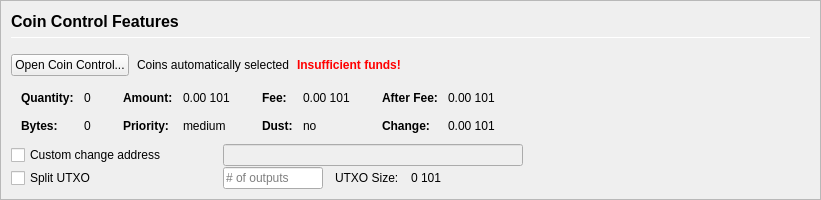
         <widget class="QFrame" name="frameCoinControl">
          <property name="sizePolicy">
           <sizepolicy hsizetype="Expanding" vsizetype="Expanding">
            <horstretch>0</horstretch>
            <verstretch>0</verstretch>
           </sizepolicy>
          </property>
          <property name="maximumSize">
           <size>
            <width>16777215</width>
            <height>16777215</height>
           </size>
          </property>
          <property name="frameShape">
           <enum>QFrame::StyledPanel</enum>
          </property>
          <property name="frameShadow">
           <enum>QFrame::Sunken</enum>
          </property>
          <layout class="QVBoxLayout" name="verticalLayoutCoinControl2">
           <property name="spacing">
            <number>0</number>
           </property>
           <property name="leftMargin">
            <number>0</number>
           </property>
           <property name="topMargin">
            <number>0</number>
           </property>
           <property name="rightMargin">
            <number>0</number>
           </property>
           <property name="bottomMargin">
            <number>0</number>
           </property>
           <item>
            <widget class="QFrame" name="frameCoinControl_BG">
             <layout class="QVBoxLayout" name="verticalLayoutCoinControl" stretch="0,0,0,0,0,0">
              <property name="spacing">
               <number>1</number>
              </property>
              <property name="leftMargin">
               <number>10</number>
              </property>
              <property name="topMargin">
               <number>10</number>
              </property>
              <item>
               <layout class="QHBoxLayout" name="horizontalLayoutCoinControl1">
                <property name="bottomMargin">
                 <number>15</number>
                </property>
                <item>
                 <layout class="QVBoxLayout" name="verticalLayout_3">
                  <property name="spacing">
                   <number>6</number>
                  </property>
                  <item>
                   <widget class="QLabel" name="labelCoinControlFeatures">
                    <property name="sizePolicy">
                     <sizepolicy hsizetype="Preferred" vsizetype="Maximum">
                      <horstretch>0</horstretch>
                      <verstretch>0</verstretch>
                     </sizepolicy>
                    </property>
                    <property name="minimumSize">
                     <size>
                      <width>0</width>
                      <height>20</height>
                     </size>
                    </property>
                    <property name="font">
                     <font>
                      <pointsize>12</pointsize>
                      <weight>75</weight>
                      <bold>true</bold>
                     </font>
                    </property>
                    <property name="styleSheet">
                     <string notr="true">font-weight:bold;</string>
                    </property>
                    <property name="text">
                     <string>Coin Control Features</string>
                    </property>
                   </widget>
                  </item>
                  <item>
                   <widget class="Line" name="line">
                    <property name="minimumSize">
                     <size>
                      <width>0</width>
                      <height>1</height>
                     </size>
                    </property>
                    <property name="maximumSize">
                     <size>
                      <width>16777215</width>
                      <height>1</height>
                     </size>
                    </property>
                    <property name="orientation">
                     <enum>Qt::Horizontal</enum>
                    </property>
                   </widget>
                  </item>
                 </layout>
                </item>
               </layout>
              </item>
              <item>
               <layout class="QHBoxLayout" name="horizontalLayoutCoinControl2" stretch="0,0,0,0">
                <property name="spacing">
                 <number>8</number>
                </property>
                <property name="bottomMargin">
                 <number>10</number>
                </property>
                <item>
                 <widget class="QPushButton" name="pushButtonCoinControl">
                  <property name="styleSheet">
                   <string notr="true"/>
                  </property>
                  <property name="text">
                   <string>Open Coin Control...</string>
                  </property>
                  <property name="autoDefault">
                   <bool>false</bool>
                  </property>
                 </widget>
                </item>
                <item>
                 <widget class="QLabel" name="labelCoinControlAutomaticallySelected">
                  <property name="text">
                   <string>Coins automatically selected</string>
                  </property>
                  <property name="margin">
                   <number>5</number>
                  </property>
                 </widget>
                </item>
                <item>
                 <widget class="QLabel" name="labelCoinControlInsuffFunds">
                  <property name="font">
                   <font>
                    <weight>75</weight>
                    <bold>true</bold>
                   </font>
                  </property>
                  <property name="styleSheet">
                   <string notr="true">color:red;font-weight:bold;</string>
                  </property>
                  <property name="text">
                   <string>Insufficient funds!</string>
                  </property>
                  <property name="margin">
                   <number>5</number>
                  </property>
                 </widget>
                </item>
                <item>
                 <spacer name="horizontalSpacerCoinControl">
                  <property name="orientation">
                   <enum>Qt::Horizontal</enum>
                  </property>
                  <property name="sizeHint" stdset="0">
                   <size>
                    <width>40</width>
                    <height>1</height>
                   </size>
                  </property>
                 </spacer>
                </item>
               </layout>
              </item>
              <item>
               <widget class="QWidget" name="widgetCoinControl" native="true">
                <property name="sizePolicy">
                 <sizepolicy hsizetype="Preferred" vsizetype="Preferred">
                  <horstretch>0</horstretch>
                  <verstretch>0</verstretch>
                 </sizepolicy>
                </property>
                <property name="minimumSize">
                 <size>
                  <width>0</width>
                  <height>0</height>
                 </size>
                </property>
                <property name="styleSheet">
                 <string notr="true"/>
                </property>
                <layout class="QHBoxLayout" name="horizontalLayoutCoinControl5">
                 <property name="leftMargin">
                  <number>0</number>
                 </property>
                 <property name="topMargin">
                  <number>0</number>
                 </property>
                 <property name="rightMargin">
                  <number>0</number>
                 </property>
                 <property name="bottomMargin">
                  <number>0</number>
                 </property>
                 <item>
                  <layout class="QHBoxLayout" name="horizontalLayoutCoinControl3" stretch="0,0,0,1">
                   <property name="spacing">
                    <number>20</number>
                   </property>
                   <property name="topMargin">
                    <number>0</number>
                   </property>
                   <property name="bottomMargin">
                    <number>10</number>
                   </property>
                   <item>
                    <layout class="QFormLayout" name="formLayoutCoinControl1">
                     <property name="horizontalSpacing">
                      <number>10</number>
                     </property>
                     <property name="verticalSpacing">
                      <number>14</number>
                     </property>
                     <property name="leftMargin">
                      <number>10</number>
                     </property>
                     <property name="topMargin">
                      <number>4</number>
                     </property>
                     <property name="rightMargin">
                      <number>6</number>
                     </property>
                     <item row="0" column="0">
                      <widget class="QLabel" name="labelCoinControlQuantityText">
                       <property name="font">
                        <font>
                         <weight>75</weight>
                         <bold>true</bold>
                        </font>
                       </property>
                       <property name="text">
                        <string>Quantity:</string>
                       </property>
                       <property name="margin">
                        <number>0</number>
                       </property>
                      </widget>
                     </item>
                     <item row="0" column="1">
                      <widget class="QLabel" name="labelCoinControlQuantity">
                       <property name="cursor">
                        <cursorShape>IBeamCursor</cursorShape>
                       </property>
                       <property name="contextMenuPolicy">
                        <enum>Qt::ActionsContextMenu</enum>
                       </property>
                       <property name="text">
                        <string notr="true">0</string>
                       </property>
                       <property name="margin">
                        <number>0</number>
                       </property>
                       <property name="textInteractionFlags">
                        <set>Qt::LinksAccessibleByMouse|Qt::TextSelectableByKeyboard|Qt::TextSelectableByMouse</set>
                       </property>
                      </widget>
                     </item>
                     <item row="1" column="0">
                      <widget class="QLabel" name="labelCoinControlBytesText">
                       <property name="font">
                        <font>
                         <weight>75</weight>
                         <bold>true</bold>
                        </font>
                       </property>
                       <property name="text">
                        <string>Bytes:</string>
                       </property>
                      </widget>
                     </item>
                     <item row="1" column="1">
                      <widget class="QLabel" name="labelCoinControlBytes">
                       <property name="cursor">
                        <cursorShape>IBeamCursor</cursorShape>
                       </property>
                       <property name="contextMenuPolicy">
                        <enum>Qt::ActionsContextMenu</enum>
                       </property>
                       <property name="text">
                        <string notr="true">0</string>
                       </property>
                       <property name="textInteractionFlags">
                        <set>Qt::LinksAccessibleByMouse|Qt::TextSelectableByKeyboard|Qt::TextSelectableByMouse</set>
                       </property>
                      </widget>
                     </item>
                    </layout>
                   </item>
                   <item>
                    <layout class="QFormLayout" name="formLayoutCoinControl2">
                     <property name="horizontalSpacing">
                      <number>10</number>
                     </property>
                     <property name="verticalSpacing">
                      <number>14</number>
                     </property>
                     <property name="leftMargin">
                      <number>6</number>
                     </property>
                     <property name="topMargin">
                      <number>4</number>
                     </property>
                     <property name="rightMargin">
                      <number>6</number>
                     </property>
                     <item row="0" column="0">
                      <widget class="QLabel" name="labelCoinControlAmountText">
                       <property name="font">
                        <font>
                         <weight>75</weight>
                         <bold>true</bold>
                        </font>
                       </property>
                       <property name="text">
                        <string>Amount:</string>
                       </property>
                       <property name="margin">
                        <number>0</number>
                       </property>
                      </widget>
                     </item>
                     <item row="0" column="1">
                      <widget class="QLabel" name="labelCoinControlAmount">
                       <property name="cursor">
                        <cursorShape>IBeamCursor</cursorShape>
                       </property>
                       <property name="contextMenuPolicy">
                        <enum>Qt::ActionsContextMenu</enum>
                       </property>
                       <property name="text">
                        <string notr="true">0.00 101</string>
                       </property>
                       <property name="textInteractionFlags">
                        <set>Qt::LinksAccessibleByMouse|Qt::TextSelectableByKeyboard|Qt::TextSelectableByMouse</set>
                       </property>
                      </widget>
                     </item>
                     <item row="1" column="0">
                      <widget class="QLabel" name="labelCoinControlPriorityText">
                       <property name="font">
                        <font>
                         <weight>75</weight>
                         <bold>true</bold>
                        </font>
                       </property>
                       <property name="text">
                        <string>Priority:</string>
                       </property>
                      </widget>
                     </item>
                     <item row="1" column="1">
                      <widget class="QLabel" name="labelCoinControlPriority">
                       <property name="cursor">
                        <cursorShape>IBeamCursor</cursorShape>
                       </property>
                       <property name="contextMenuPolicy">
                        <enum>Qt::ActionsContextMenu</enum>
                       </property>
                       <property name="text">
                        <string>medium</string>
                       </property>
                       <property name="textInteractionFlags">
                        <set>Qt::LinksAccessibleByMouse|Qt::TextSelectableByKeyboard|Qt::TextSelectableByMouse</set>
                       </property>
                      </widget>
                     </item>
                    </layout>
                   </item>
                   <item>
                    <layout class="QFormLayout" name="formLayoutCoinControl3">
                     <property name="horizontalSpacing">
                      <number>10</number>
                     </property>
                     <property name="verticalSpacing">
                      <number>14</number>
                     </property>
                     <property name="leftMargin">
                      <number>6</number>
                     </property>
                     <property name="topMargin">
                      <number>4</number>
                     </property>
                     <property name="rightMargin">
                      <number>6</number>
                     </property>
                     <item row="0" column="0">
                      <widget class="QLabel" name="labelCoinControlFeeText">
                       <property name="font">
                        <font>
                         <weight>75</weight>
                         <bold>true</bold>
                        </font>
                       </property>
                       <property name="text">
                        <string>Fee:</string>
                       </property>
                       <property name="margin">
                        <number>0</number>
                       </property>
                      </widget>
                     </item>
                     <item row="0" column="1">
                      <widget class="QLabel" name="labelCoinControlFee">
                       <property name="cursor">
                        <cursorShape>IBeamCursor</cursorShape>
                       </property>
                       <property name="contextMenuPolicy">
                        <enum>Qt::ActionsContextMenu</enum>
                       </property>
                       <property name="text">
                        <string notr="true">0.00 101</string>
                       </property>
                       <property name="textInteractionFlags">
                        <set>Qt::LinksAccessibleByMouse|Qt::TextSelectableByKeyboard|Qt::TextSelectableByMouse</set>
                       </property>
                      </widget>
                     </item>
                     <item row="1" column="0">
                      <widget class="QLabel" name="labelCoinControlLowOutputText">
                       <property name="font">
                        <font>
                         <weight>75</weight>
                         <bold>true</bold>
                        </font>
                       </property>
                       <property name="text">
                        <string>Dust:</string>
                       </property>
                      </widget>
                     </item>
                     <item row="1" column="1">
                      <widget class="QLabel" name="labelCoinControlLowOutput">
                       <property name="cursor">
                        <cursorShape>IBeamCursor</cursorShape>
                       </property>
                       <property name="contextMenuPolicy">
                        <enum>Qt::ActionsContextMenu</enum>
                       </property>
                       <property name="text">
                        <string>no</string>
                       </property>
                       <property name="textInteractionFlags">
                        <set>Qt::LinksAccessibleByMouse|Qt::TextSelectableByKeyboard|Qt::TextSelectableByMouse</set>
                       </property>
                      </widget>
                     </item>
                    </layout>
                   </item>
                   <item>
                    <layout class="QFormLayout" name="formLayoutCoinControl4">
                     <property name="horizontalSpacing">
                      <number>10</number>
                     </property>
                     <property name="verticalSpacing">
                      <number>14</number>
                     </property>
                     <property name="leftMargin">
                      <number>6</number>
                     </property>
                     <property name="topMargin">
                      <number>4</number>
                     </property>
                     <property name="rightMargin">
                      <number>6</number>
                     </property>
                     <item row="0" column="0">
                      <widget class="QLabel" name="labelCoinControlAfterFeeText">
                       <property name="font">
                        <font>
                         <weight>75</weight>
                         <bold>true</bold>
                        </font>
                       </property>
                       <property name="text">
                        <string>After Fee:</string>
                       </property>
                       <property name="margin">
                        <number>0</number>
                       </property>
                      </widget>
                     </item>
                     <item row="0" column="1">
                      <widget class="QLabel" name="labelCoinControlAfterFee">
                       <property name="cursor">
                        <cursorShape>IBeamCursor</cursorShape>
                       </property>
                       <property name="contextMenuPolicy">
                        <enum>Qt::ActionsContextMenu</enum>
                       </property>
                       <property name="text">
                        <string notr="true">0.00 101</string>
                       </property>
                       <property name="textInteractionFlags">
                        <set>Qt::LinksAccessibleByMouse|Qt::TextSelectableByKeyboard|Qt::TextSelectableByMouse</set>
                       </property>
                      </widget>
                     </item>
                     <item row="1" column="0">
                      <widget class="QLabel" name="labelCoinControlChangeText">
                       <property name="font">
                        <font>
                         <weight>75</weight>
                         <bold>true</bold>
                        </font>
                       </property>
                       <property name="text">
                        <string>Change:</string>
                       </property>
                      </widget>
                     </item>
                     <item row="1" column="1">
                      <widget class="QLabel" name="labelCoinControlChange">
                       <property name="cursor">
                        <cursorShape>IBeamCursor</cursorShape>
                       </property>
                       <property name="contextMenuPolicy">
                        <enum>Qt::ActionsContextMenu</enum>
                       </property>
                       <property name="text">
                        <string notr="true">0.00 101</string>
                       </property>
                       <property name="textInteractionFlags">
                        <set>Qt::LinksAccessibleByMouse|Qt::TextSelectableByKeyboard|Qt::TextSelectableByMouse</set>
                       </property>
                      </widget>
                     </item>
                    </layout>
                   </item>
                  </layout>
                 </item>
                </layout>
               </widget>
              </item>
              <item>
               <layout class="QHBoxLayout" name="horizontalLayoutCoinControl4">
                <property name="spacing">
                 <number>12</number>
                </property>
                <property name="sizeConstraint">
                 <enum>QLayout::SetDefaultConstraint</enum>
                </property>
                <property name="topMargin">
                 <number>0</number>
                </property>
                <property name="rightMargin">
                 <number>0</number>
                </property>
                <item>
                 <widget class="QCheckBox" name="checkBoxCoinControlChange">
                  <property name="sizePolicy">
                   <sizepolicy hsizetype="Preferred" vsizetype="Preferred">
                    <horstretch>0</horstretch>
                    <verstretch>0</verstretch>
                   </sizepolicy>
                  </property>
                  <property name="minimumSize">
                   <size>
                    <width>200</width>
                    <height>0</height>
                   </size>
                  </property>
                  <property name="maximumSize">
                   <size>
                    <width>200</width>
                    <height>16777215</height>
                   </size>
                  </property>
                  <property name="toolTip">
                   <string>If this is activated, but the change address is empty or invalid, change will be sent to a newly generated address.</string>
                  </property>
                  <property name="text">
                   <string>Custom change address</string>
                  </property>
                 </widget>
                </item>
                <item>
                 <widget class="QValidatedLineEdit" name="lineEditCoinControlChange">
                  <property name="enabled">
                   <bool>false</bool>
                  </property>
                  <property name="sizePolicy">
                   <sizepolicy hsizetype="Preferred" vsizetype="Preferred">
                    <horstretch>0</horstretch>
                    <verstretch>0</verstretch>
                   </sizepolicy>
                  </property>
                  <property name="minimumSize">
                   <size>
                    <width>300</width>
                    <height>0</height>
                   </size>
                  </property>
                 </widget>
                </item>
                <item>
                 <widget class="QLabel" name="labelCoinControlChangeLabel">
                  <property name="sizePolicy">
                   <sizepolicy hsizetype="Preferred" vsizetype="Preferred">
                    <horstretch>0</horstretch>
                    <verstretch>0</verstretch>
                   </sizepolicy>
                  </property>
                  <property name="minimumSize">
                   <size>
                    <width>100</width>
                    <height>0</height>
                   </size>
                  </property>
                  <property name="text">
                   <string/>
                  </property>
                  <property name="margin">
                   <number>3</number>
                  </property>
                 </widget>
                </item>
               </layout>
              </item>
              <item>
               <layout class="QHBoxLayout" name="horizontalLayoutCoinControl6">
                <property name="spacing">
                 <number>12</number>
                </property>
                <property name="rightMargin">
                 <number>0</number>
                </property>
                <item>
                 <widget class="QCheckBox" name="splitBlockCheckBox">
                  <property name="sizePolicy">
                   <sizepolicy hsizetype="Preferred" vsizetype="Preferred">
                    <horstretch>0</horstretch>
                    <verstretch>0</verstretch>
                   </sizepolicy>
                  </property>
                  <property name="minimumSize">
                   <size>
                    <width>200</width>
                    <height>0</height>
                   </size>
                  </property>
                  <property name="maximumSize">
                   <size>
                    <width>200</width>
                    <height>16777215</height>
                   </size>
                  </property>
                  <property name="text">
                   <string>Split UTXO</string>
                  </property>
                 </widget>
                </item>
                <item>
                 <widget class="QLineEdit" name="splitBlockLineEdit">
                  <property name="sizePolicy">
                   <sizepolicy hsizetype="Preferred" vsizetype="Preferred">
                    <horstretch>50</horstretch>
                    <verstretch>0</verstretch>
                   </sizepolicy>
                  </property>
                  <property name="minimumSize">
                   <size>
                    <width>100</width>
                    <height>0</height>
                   </size>
                  </property>
                  <property name="maximumSize">
                   <size>
                    <width>100</width>
                    <height>16777215</height>
                   </size>
                  </property>
                  <property name="placeholderText">
                   <string># of outputs</string>
                  </property>
                 </widget>
                </item>
                <item>
                 <widget class="QLabel" name="labelBlockSizeText">
                  <property name="text">
                   <string>UTXO Size:</string>
                  </property>
                 </widget>
                </item>
                <item>
                 <widget class="QLabel" name="labelBlockSize">
                  <property name="text">
                   <string>0 101</string>
                  </property>
                 </widget>
                </item>
                <item>
                 <spacer name="horizontalSpacer_7">
                  <property name="orientation">
                   <enum>Qt::Horizontal</enum>
                  </property>
                  <property name="sizeHint" stdset="0">
                   <size>
                    <width>40</width>
                    <height>20</height>
                   </size>
                  </property>
                 </spacer>
                </item>
               </layout>
              </item>
              <item>
               <spacer name="verticalSpacerCoinControl">
                <property name="orientation">
                 <enum>Qt::Vertical</enum>
                </property>
                <property name="sizeHint" stdset="0">
                 <size>
                  <width>800</width>
                  <height>1</height>
                 </size>
                </property>
               </spacer>
              </item>
             </layout>
            </widget>
           </item>
          </layout>
         </widget>
